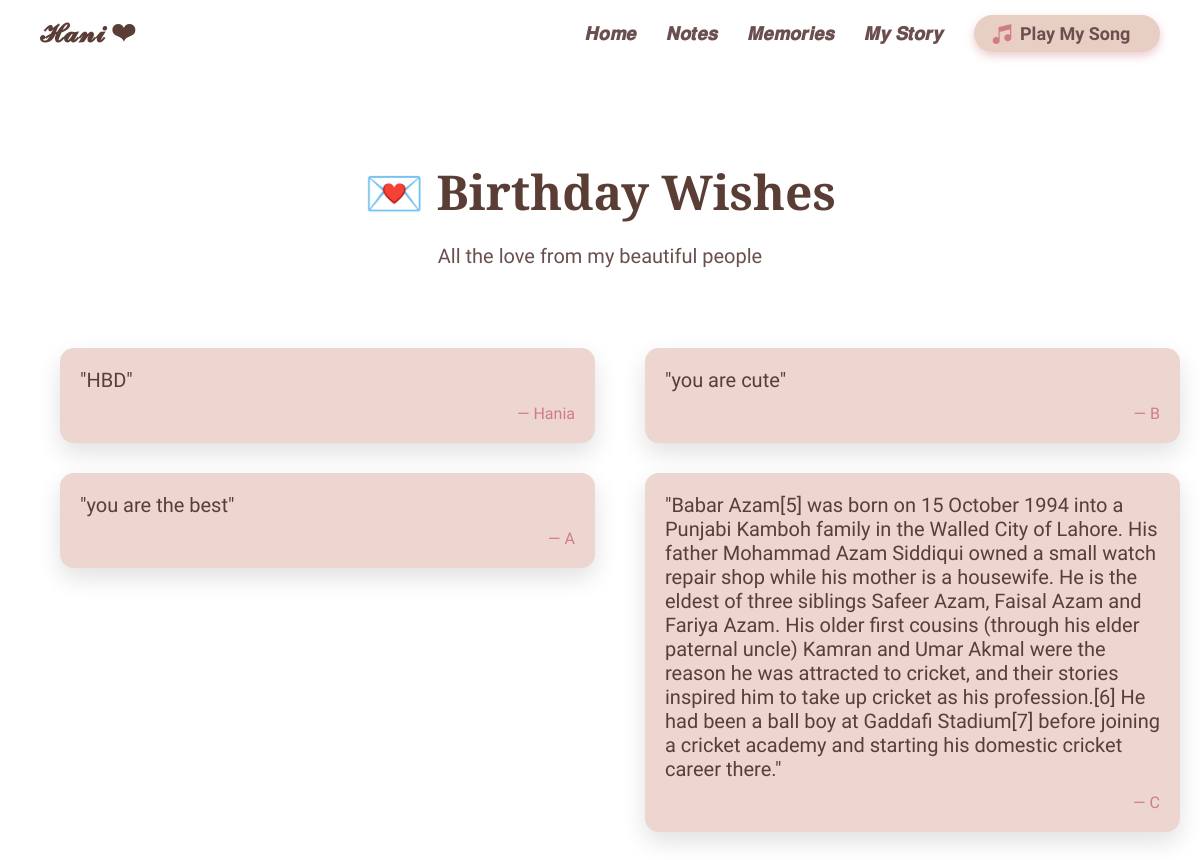
The app's page /notes/ with its own data.
### main/models.py (models this page shows)
class Note(models.Model):
    name = models.CharField(max_length=100)
    message = models.TextField()
    created_at = models.DateTimeField(auto_now_add=True)

### main/views.py (the view)
# urls.py: path('notes/', views.notes, name='notes'),
def notes(request):
    notes=Note.objects.all()
    return render(request,'notes.html',{'notes':notes})

### main/templates/notes.html (shortened to what this page needs)
{% load static %}
<!DOCTYPE html>
<html lang="en">
<head>
</head>
<body>
<div class="overlay">
    {% include "base.html" %}
    <div class="title">
        <h1>💌 Birthday Wishes</h1>
        <p>All the love from my beautiful people</p>
    </div>
    <div class="notes-container">
        {% for note in notes %}
            <div class="note-card">
                <div class="note-message">
                    "{{ note.message }}"
                </div>
                <div class="note-name">
                    — {{ note.name }}
                </div>
            </div>
        {% empty %}
            <p style="text-align:center; font-size:22px;">No wishes yet 🥺</p>
        {% endfor %}
    </div>
</div>
</body>
</html>

### main/templates/notes.html (style rules this page uses)
body { margin:0; background-size: cover; font-family: 'Patrick Hand', cursive; }
.overlay { min-height:100vh; padding-bottom:60px; }
.title { text-align:center; padding:60px 20px 20px; }
.title h1 { font-family:'Playfair Display', serif; font-size:48px; color:#5a3e36; margin-bottom:10px; }
.title p { font-size:20px; color:#6b4f4f; }
.notes-container { column-count:2; column-gap:90px; padding:40px 60px; }
.note-card { background:#ECD6CF; padding:20px; margin-bottom:30px; border-radius:14px; box-shadow:0 10px 25px rgba(0,0,0,0.12); display:inline-block; width:100%; transition:0.3s; }
.note-message { font-size:20px; color:#5a3e36; word-wrap:break-word; }
.note-name { margin-top:12px; font-size:16px; color:#d17b88; text-align:right; }

### main/templates/base.html (style rules this page uses)
body { margin: 0; }

### records on screen
Note: message "HBD", name "Hania"
Note: message "you are the best", name "A"
Note: message "you are cute", name "B"
Note: message "Babar Azam[5] was born on 15 October 1994 into a Punjabi Kamboh family in the Walled City of Lahore. His father Mohammad Azam Siddiqui owned a small watch repair shop while his mother is a housewife. He is the eldest of three siblings Safeer Azam, Faisal Azam and Fariya Azam. His older first cousins (through his elder paternal uncle) Kamran and Umar Akmal were the reason he was attracted to cricket, and their stories inspired him to take up cricket as his profession.[6] He had been a ball boy at Gaddafi Stadium[7] before joining a cricket academy and starting his domestic cricket career there.", name "C"
